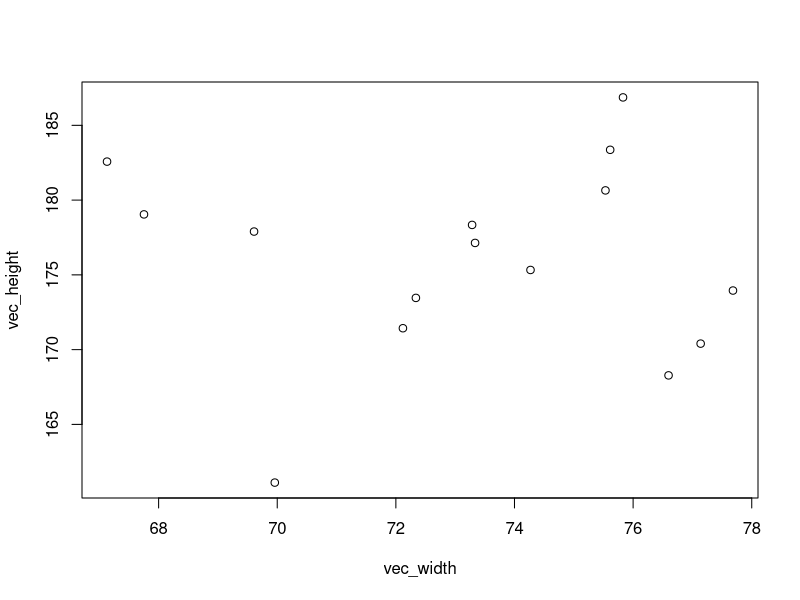
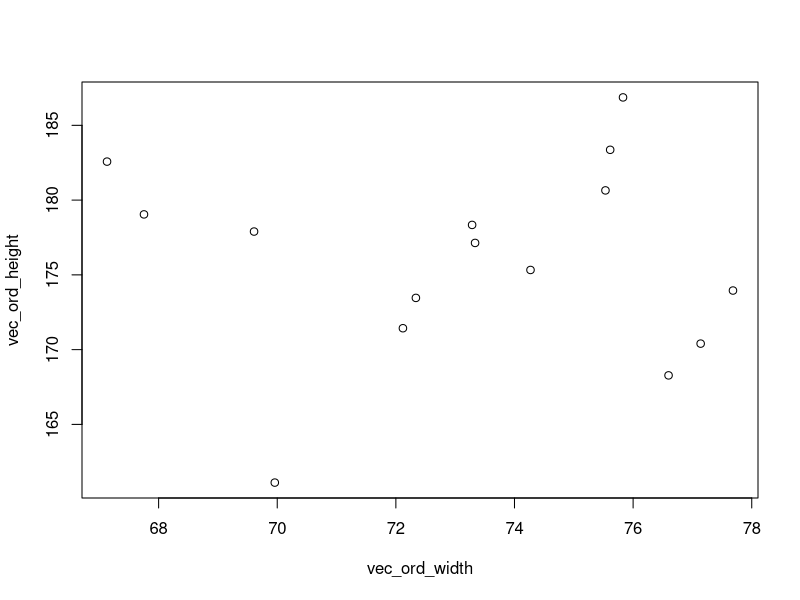

Write R code to recreate these figures, in order.
## ---- chunk 1
#| label: demoplot
set.seed(1902)
n_nr_obs <- 15
vec_width <- rnorm(n_nr_obs, mean = 73, sd = 2.5)
vec_height <- rnorm(n_nr_obs, mean = 175, sd = 7.9)
plot(vec_width, vec_height)
## ---- chunk 2
vec_order <- order(vec_width)
vec_ord_width <- vec_width[vec_order]
vec_ord_height <- vec_height[vec_order]
plot(vec_ord_width, vec_ord_height)
